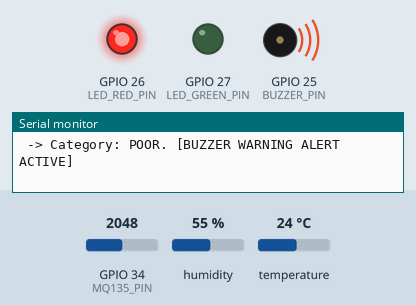
Simulated run of this sketch. Board: ESP32. Shown: output pins drawn as LEDs (lit = HIGH), buzzer (waves = sounding, pin HIGH), the last lines printed to the serial monitor. The inputs (shaded band) are chosen by the test bench; at power-on: GPIO 34 (MQ135_PIN) = 2048, humidity 55 %, temperature 24 °C. WiFi joins after 1.5 s; servers stay silent unless stated.

Above: at 1.7 s.
At 9.6 s:
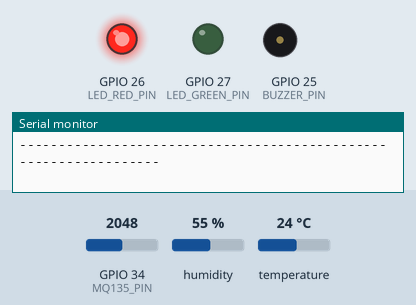
Timing chart, 0 to 19.6 s (numbered marks = the images above):
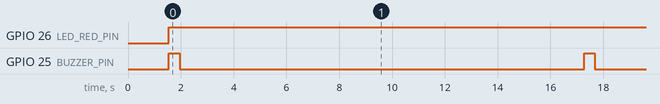

The sketch:

arduino_code.ino
```cpp
#include <WiFi.h>
#include <DHT.h>
#include "ThingSpeak.h"

// ==============================================================================
// --- HARDWARE CONFIGURATION & PIN MAPS ---
// ==============================================================================
#define DHTPIN 4          // DHT11/DHT22 Data Line connected to GPIO 4
#define DHTTYPE DHT11     // Change to DHT22 if using that specific variant
#define MQ135_PIN 34      // MQ135 Analog Output linked to ADC1 Pin GPIO 34
#define BUZZER_PIN 25     // Active/Passive Alarm Buzzer on GPIO 25
#define LED_RED_PIN 26    // Warning Indicator LED on GPIO 26
#define LED_GREEN_PIN 27  // Safe Condition Indicator LED on GPIO 27

// --- NETWORK CREDENTIALS ---
// Replace with your active local router details
const char* WIFI_SSID = "YOUR_WIFI_SSID";
const char* WIFI_PASSWORD = "YOUR_WIFI_PASSWORD";

// --- CLOUD DASHBOARD PROPERTIES ---
// Replace with your actual ThingSpeak infrastructure keys
unsigned long CHANNEL_ID = 2400000;
const char* WRITE_API_KEY = "YOUR_WRITE_API_KEY";

// --- INSTANCE INITIALIZATION ---
WiFiClient networkClient;
DHT dhtSensor(DHTPIN, DHTTYPE);

// ==============================================================================
// --- SYSTEM SETUP ENGINE ---
// ==============================================================================
void setup() {
    // Initialize Hardware Serial Monitor for terminal tracking
    Serial.begin(115200);
    delay(10) ;

    // Configure Peripheral Output Pins
    pinMode(BUZZER_PIN, OUTPUT);
    pinMode(LED_RED_PIN, OUTPUT);
    pinMode(LED_GREEN_PIN, OUTPUT);

    // Default boot pin state: Indicators OFF
    digitalWrite(BUZZER_PIN, LOW);
    digitalWrite(LED_RED_PIN, LOW);
    digitalWrite(LED_GREEN_PIN, LOW);

    // Wake up environmental sensors
    dhtSensor.begin();

    // Establish Network Connection Link
    Serial.println("\n=============================================");
    Serial.print("Initializing System Wi-Fi Interface Connection");
    WiFi.begin(WIFI_SSID, WIFI_PASSWORD);

    int connectionTimeout = 0;
    while (WiFi.status() != WL_CONNECTED && connectionTimeout < 30) {
        delay(500);
        Serial.print(".");
        connectionTimeout++;
    }

    if (WiFi.status() == WL_CONNECTED) {
        Serial.println("\n[SUCCESS] Local Wi-Fi Connection Established!");
        Serial.print("Local IP Endpoint: ");
        Serial.println(WiFi.localIP());
    } else {
        Serial.println("\n[WARNING] Wi-Fi Connection Timeout. Running in Offline Mode.");
    }

    // Link ThingSpeak Ingestion Client
    ThingSpeak.begin(networkClient);
    Serial.println("System Core Boot Cycle Finished Cleanly.");
    Serial.println("=============================================");
}

// ==============================================================================
// --- CORE EXECUTION LOOP ---
// ==============================================================================
void loop() {
    // 1. Data Acquisition Phase
    float temperature_C = dhtSensor.readTemperature();
    float humidity_Pct = dhtSensor.readHumidity();
    int raw_gas_adc = analogRead(MQ135_PIN); // Samples voltage (0 to 4095 on ESP32)

    // Hardware Line Safety Verification Interlock
    if (isnan(temperature_C) || isnan(humidity_Pct)) {
        Serial.println("[ERROR] Failed to query data from DHT sensor lines. Inspect physical wiring connections.");
        delay(3000);
        return;
    }

    // Print Local Logs to the Terminal Monitor Interface
    Serial.print("[" + String(millis() / 1000) + "s] Readouts -> ");
    Serial.print("Gas ADC: "); Serial.print(raw_gas_adc);
    Serial.print(" | Temp: "); Serial.print(temperature_C, 1);
    Serial.print(" C | Humid: "); Serial.print(humidity_Pct, 1);
    Serial.println("%");

    int current_status_code = 1; // 1 = Good, 2 = Moderate, 3 = Poor, 4 = Hazardous

    // 2. Real-Time Analytics & Local Threshold Engine
    if (raw_gas_adc > 2500) {
        // SCENARIO: Critical Hazardous Gas Leakage Observed
        current_status_code = 4;
        Serial.println(" -> Category: HAZARDOUS! [CRITICAL ALARM STATUS ACTIVE]");
        digitalWrite(LED_RED_PIN, HIGH);
        digitalWrite(LED_GREEN_PIN, LOW);

        // Execute rapid alarm oscillation pulse pattern
        digitalWrite(BUZZER_PIN, HIGH); delay(100);
        digitalWrite(BUZZER_PIN, LOW); delay(100);
        digitalWrite(BUZZER_PIN, HIGH); delay(100);
        digitalWrite(BUZZER_PIN, LOW);
    }
    else if (raw_gas_adc > 1200) {
        // SCENARIO: Deteriorating / Poor Air Environment
        current_status_code = 3;
        Serial.println(" -> Category: POOR. [BUZZER WARNING ALERT ACTIVE]");
        digitalWrite(LED_RED_PIN, HIGH);
        digitalWrite(LED_GREEN_PIN, LOW);

        // Steady slow warning chime
        digitalWrite(BUZZER_PIN, HIGH); delay(400);
        digitalWrite(BUZZER_PIN, LOW);
    }
    else if (raw_gas_adc > 600) {
        // SCENARIO: Moderate Baseline Level Shift
        current_status_code = 2;
        Serial.println(" -> Category: MODERATE. Elevated levels, monitor ventilation.");
        digitalWrite(LED_RED_PIN, HIGH);
        digitalWrite(LED_GREEN_PIN, HIGH); // Both lights active indicate transition state
        digitalWrite(BUZZER_PIN, LOW);
    }
    else {
        // SCENARIO: Baseline Normal Atmospheric Health
        current_status_code = 1;
        Serial.println(" -> Category: GOOD. Local atmospheric parameters stable.");
        digitalWrite(LED_RED_PIN, LOW);
        digitalWrite(LED_GREEN_PIN, HIGH);
        digitalWrite(BUZZER_PIN, LOW);
    }

    // 3. Remote Cloud Synchronization Pipeline
    if (WiFi.status() == WL_CONNECTED) {
        ThingSpeak.setField(1, raw_gas_adc);
        ThingSpeak.setField(2, temperature_C);
        ThingSpeak.setField(3, humidity_Pct);
        ThingSpeak.setField(4, current_status_code);

        int networkTransmissionStatus = ThingSpeak.writeFields(CHANNEL_ID, WRITE_API_KEY);
        if (networkTransmissionStatus == 200) {
            Serial.println(" -> Cloud Network Status: Telemetry successfully synchronized.");
        } else {
            Serial.println(" -> Cloud Network Status: Transmission failure. Error Code: " + String(networkTransmissionStatus));
        }
    } else {
        Serial.println(" -> Cloud Network Status: Offline Mode Active. Skipping sync step.");
    }

    Serial.println("-----------------------------------------------------------------");

    // ThingSpeak public instance throttling requires a minimum 15-second delay between inputs
    delay(15000);
}
```

Measured:
- by itself, GPIO 26 (LED_RED_PIN): LOW → HIGH at 1.6 s
- by itself, GPIO 25 (BUZZER_PIN): alternates HIGH for 0.40 s and LOW for 15.3 s
